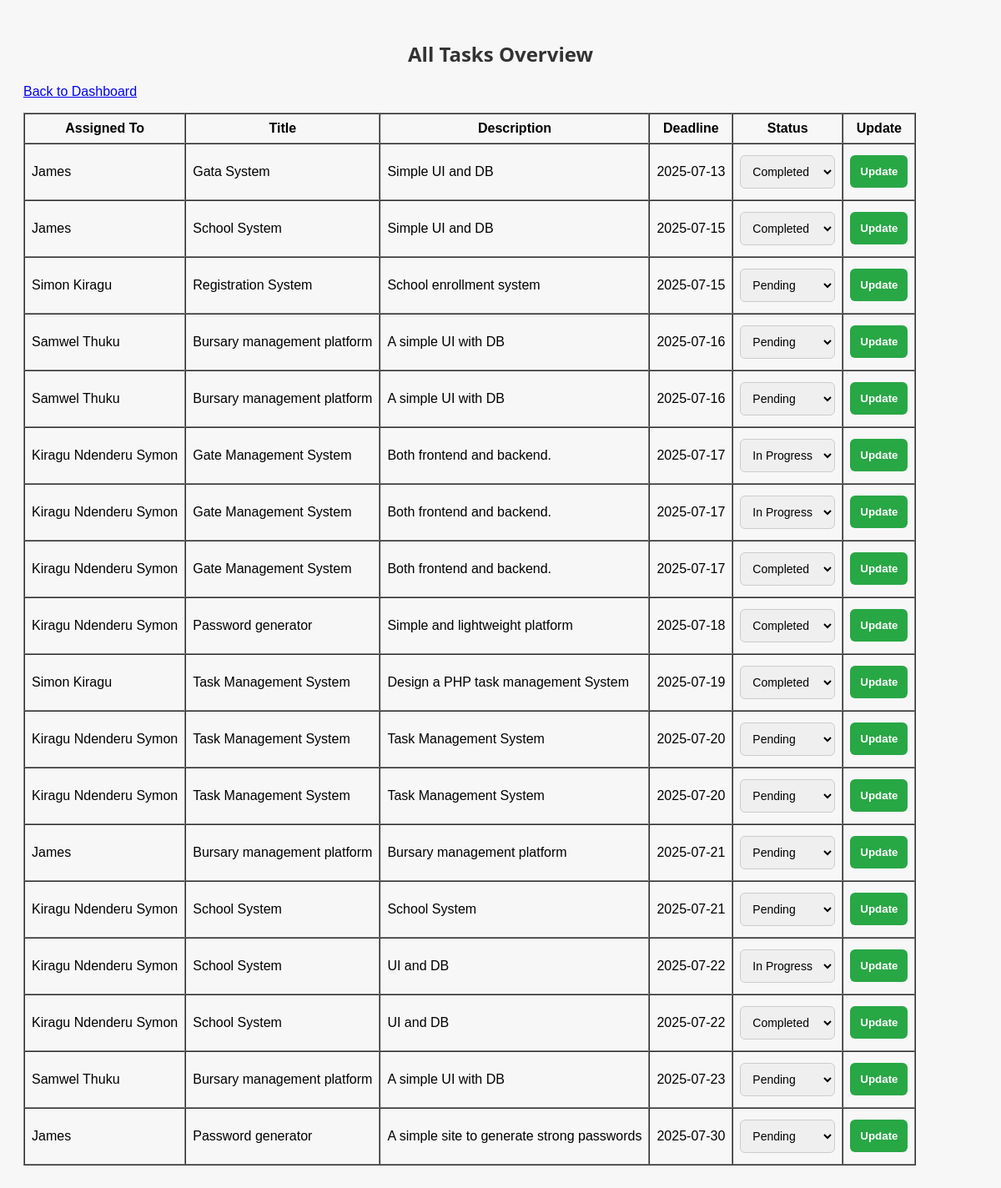
Screenshot of /admin/tasks.php (signed in) with the database file from the repository.
### tables this page shows
CREATE TABLE `tasks` (
  `id` int NOT NULL AUTO_INCREMENT,
  `user_id` int DEFAULT NULL,
  `title` varchar(255) DEFAULT NULL,
  `description` text,
  `deadline` date DEFAULT NULL,
  `status` enum('Pending','In Progress','Completed') DEFAULT 'Pending',
  `created_at` timestamp NULL DEFAULT CURRENT_TIMESTAMP,
  PRIMARY KEY (`id`),
  KEY `user_id` (`user_id`),
  CONSTRAINT `tasks_ibfk_1` FOREIGN KEY (`user_id`) REFERENCES `users` (`id`)
);

CREATE TABLE `users` (
  `id` int NOT NULL AUTO_INCREMENT,
  `name` varchar(100) DEFAULT NULL,
  `email` varchar(100) DEFAULT NULL,
  `password` varchar(255) DEFAULT NULL,
  `role` enum('admin','user') DEFAULT NULL,
  `created_at` timestamp NULL DEFAULT CURRENT_TIMESTAMP,
  PRIMARY KEY (`id`),
  UNIQUE KEY `email` (`email`)
);

### admin/tasks.php (the view, shortened to what this page needs)
<?php
include '../config/db.php';
$sql = "
    SELECT tasks.*, users.name
    FROM tasks
    JOIN users ON tasks.user_id = users.id
    ORDER BY tasks.deadline ASC
";
$result = $conn->query($sql);
?>
<!DOCTYPE html>
<html>
<head>
    <link rel="stylesheet" href="../style.css">
</head>
<body>
    <h2>All Tasks Overview</h2>
    <p><a href="dashboard.php">Back to Dashboard</a></p>
    <table border="1" cellpadding="8" cellspacing="0">
        <tr>
            <th>Assigned To</th>
            <th>Title</th>
            <th>Description</th>
            <th>Deadline</th>
            <th>Status</th>
            <th>Update</th>
        </tr>
        <?php while ($task = $result->fetch_assoc()): ?>
        <tr>
            <form method="POST">
                <td><?= htmlspecialchars($task['name']) ?></td>
                <td><?= htmlspecialchars($task['title']) ?></td>
                <td><?= htmlspecialchars($task['description']) ?></td>
                <td><?= htmlspecialchars($task['deadline']) ?></td>
                <td>
                    <select name="status">
                        <option value="Pending" <?= $task['status'] === 'Pending' ? 'selected' : '' ?>>Pending</option>
                        <option value="In Progress" <?= $task['status'] === 'In Progress' ? 'selected' : '' ?>>In Progress</option>
                        <option value="Completed" <?= $task['status'] === 'Completed' ? 'selected' : '' ?>>Completed</option>
                    </select>
                </td>
                <td>
                    <button type="submit">Update</button>
                </td>
            </form>
        </tr>
        <?php endwhile; ?>
    </table>
</body>
</html>

### style.css (style rules this page uses)
body { font-family: Arial, sans-serif; padding: 20px; background-color: #f7f7f7; }
input, select, textarea, button { margin: 5px 0; padding: 8px; width: 100%; box-sizing: border-box; }
button { background-color: #28a745; color: white; border: none; cursor: pointer; }
h2 { text-align: center; margin-bottom: 20px; font-family: 'Segoe UI', sans-serif; color: #333; }
input[type="text"], input[type="date"], select, textarea { width: 100%; padding: 10px; border: 1px solid #ccc; border-radius: 6px; box-sizing: border-box; font-size: 14px; }
button { width: 100%; padding: 12px; background-color: #28a745; color: white; font-weight: bold; border: none; border-radius: 6px; cursor: pointer; transition: background-color 0.3s ease; }

### rows the page displays
tasks: user.name "James", title "Gata System", description "Simple UI and DB", deadline "2025-07-13", status "Completed"
tasks: user.name "James", title "School System", description "Simple UI and DB", deadline "2025-07-15", status "Completed"
tasks: user.name "Simon Kiragu", title "Registration System", description "School enrollment system", deadline "2025-07-15", status "Pending"
tasks: user.name "Samwel Thuku", title "Bursary management platform", description "A simple UI with DB", deadline "2025-07-16", status "Pending"
tasks: user.name "Samwel Thuku", title "Bursary management platform", description "A simple UI with DB", deadline "2025-07-16", status "Pending"
tasks: user.name "Kiragu Ndenderu Symon", title "Gate Management System", description "Both frontend and backend.", deadline "2025-07-17", status "In Progress"
tasks: user.name "Kiragu Ndenderu Symon", title "Gate Management System", description "Both frontend and backend.", deadline "2025-07-17", status "In Progress"
tasks: user.name "Kiragu Ndenderu Symon", title "Gate Management System", description "Both frontend and backend.", deadline "2025-07-17", status "Completed"
tasks: user.name "Kiragu Ndenderu Symon", title "Password generator", description "Simple and lightweight platform", deadline "2025-07-18", status "Completed"
tasks: user.name "Simon Kiragu", title "Task Management System", description "Design a PHP task management System", deadline "2025-07-19", status "Completed"
tasks: user.name "Kiragu Ndenderu Symon", title "Task Management System", description "Task Management System", deadline "2025-07-20", status "Pending"
tasks: user.name "Kiragu Ndenderu Symon", title "Task Management System", description "Task Management System", deadline "2025-07-20", status "Pending"
tasks: user.name "James", title "Bursary management platform", description "Bursary management platform", deadline "2025-07-21", status "Pending"
tasks: user.name "Kiragu Ndenderu Symon", title "School System", description "School System", deadline "2025-07-21", status "Pending"
tasks: user.name "Kiragu Ndenderu Symon", title "School System", description "UI and DB", deadline "2025-07-22", status "In Progress"
tasks: user.name "Kiragu Ndenderu Symon", title "School System", description "UI and DB", deadline "2025-07-22", status "Completed"
tasks: user.name "Samwel Thuku", title "Bursary management platform", description "A simple UI with DB", deadline "2025-07-23", status "Pending"
tasks: user.name "James", title "Password generator", description "A simple site to generate strong passwords", deadline "2025-07-30", status "Pending"
